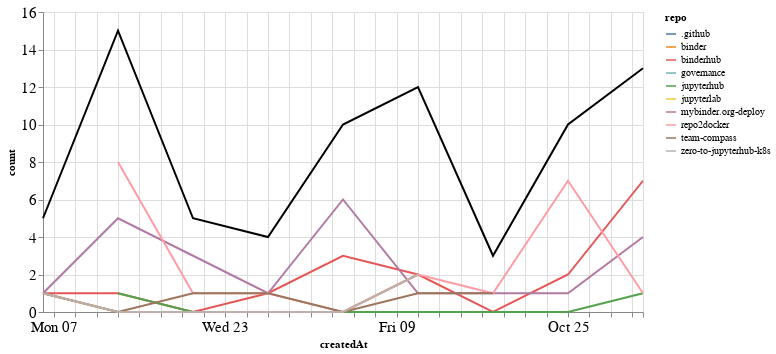

The notebook cell saved with this chart:
### Markdown cell above
## Comments

### Code cell
comments_time = comments.groupby('repo').resample('W', on='createdAt').count()['author'].reset_index()
comments_time = comments_time.rename(columns={'author': 'count'})
comments_time_total = comments_time.groupby('createdAt').agg({"count": "sum"}).reset_index()
ch1 = alt.Chart(comments_time, width=600).mark_line().encode(
    x='createdAt',
    y='count',
    color='repo',
    tooltip="repo"
)

ch2 = alt.Chart(comments_time_total, width=600).mark_line(color="black").encode(
    x='createdAt',
    y='count',
)

ch1 + ch2

### Figure 1 — Vega-Lite specification as saved in the notebook (floating-point values rounded to 4 significant figures)
{"config": {"axisLeft": {"labelFontSize": 15}, "axisBottom": {"labelFontSize": 15}}, "layer": [{"data": {"name": "data-b94d4ebe2b682a22e540f23dcf36278e"}, "mark": "line", "encoding": {"color": {"type": "nominal", "field": "repo"}, "tooltip": {"type": "nominal", "field": "repo"}, "x": {"type": "temporal", "field": "createdAt"}, "y": {"type": "quantitative", "field": "count"}}, "width": 600}, {"data": {"name": "data-83c26d7c2793989072a621bdc601125c"}, "mark": {"type": "line", "color": "black"}, "encoding": {"x": {"type": "temporal", "field": "createdAt"}, "y": {"type": "quantitative", "field": "count"}}, "width": 600}], "$schema": "https://vega.github.io/schema/vega-lite/v4.8.1.json", "datasets": {"data-b94d4ebe2b682a22e540f23dcf36278e": [{"repo": ".github", "createdAt": "2020-10-04T00:00:00", "count": 1}, {"repo": "binder", "createdAt": "2020-09-06T00:00:00", "count": 1}, {"repo": "binder", "createdAt": "2020-09-13T00:00:00", "count": 0}, {"repo": "binder", "createdAt": "2020-09-20T00:00:00", "count": 0}, {"repo": "binder", "createdAt": "2020-09-27T00:00:00", "count": 0}, {"repo": "binder", "createdAt": "2020-10-04T00:00:00", "count": 0}, {"repo": "binder", "createdAt": "2020-10-11T00:00:00", "count": 2}, {"repo": "binderhub", "createdAt": "2020-09-06T00:00:00", "count": 1}, {"repo": "binderhub", "createdAt": "2020-09-13T00:00:00", "count": 1}, {"repo": "binderhub", "createdAt": "2020-09-20T00:00:00", "count": 0}, {"repo": "binderhub", "createdAt": "2020-09-27T00:00:00", "count": 1}, {"repo": "binderhub", "createdAt": "2020-10-04T00:00:00", "count": 3}, {"repo": "binderhub", "createdAt": "2020-10-11T00:00:00", "count": 2}, {"repo": "binderhub", "createdAt": "2020-10-18T00:00:00", "count": 0}, {"repo": "binderhub", "createdAt": "2020-10-25T00:00:00", "count": 2}, {"repo": "binderhub", "createdAt": "2020-11-01T00:00:00", "count": 7}, {"repo": "governance", "createdAt": "2020-10-11T00:00:00", "count": 1}, {"repo": "jupyterhub", "createdAt": "2020-09-13T00:00:00", "count": 1}, {"repo": "jupyterhub", "createdAt": "2020-09-20T00:00:00", "count": 0}, {"repo": "jupyterhub", "createdAt": "2020-09-27T00:00:00", "count": 0}, {"repo": "jupyterhub", "createdAt": "2020-10-04T00:00:00", "count": 0}, {"repo": "jupyterhub", "createdAt": "2020-10-11T00:00:00", "count": 0}, {"repo": "jupyterhub", "createdAt": "2020-10-18T00:00:00", "count": 0}, {"repo": "jupyterhub", "createdAt": "2020-10-25T00:00:00", "count": 0}, {"repo": "jupyterhub", "createdAt": "2020-11-01T00:00:00", "count": 1}, {"repo": "jupyterlab", "createdAt": "2020-10-11T00:00:00", "count": 1}, {"repo": "mybinder.org-deploy", "createdAt": "2020-09-06T00:00:00", "count": 1}, {"repo": "mybinder.org-deploy", "createdAt": "2020-09-13T00:00:00", "count": 5}, {"repo": "mybinder.org-deploy", "createdAt": "2020-09-20T00:00:00", "count": 3}, {"repo": "mybinder.org-deploy", "createdAt": "2020-09-27T00:00:00", "count": 1}, {"repo": "mybinder.org-deploy", "createdAt": "2020-10-04T00:00:00", "count": 6}, {"repo": "mybinder.org-deploy", "createdAt": "2020-10-11T00:00:00", "count": 1}, {"repo": "mybinder.org-deploy", "createdAt": "2020-10-18T00:00:00", "count": 1}, {"repo": "mybinder.org-deploy", "createdAt": "2020-10-25T00:00:00", "count": 1}, {"repo": "mybinder.org-deploy", "createdAt": "2020-11-01T00:00:00", "count": 4}, {"repo": "repo2docker", "createdAt": "2020-09-13T00:00:00", "count": 8}, {"repo": "repo2docker", "createdAt": "2020-09-20T00:00:00", "count": 1}, {"repo": "repo2docker", "createdAt": "2020-09-27T00:00:00", "count": 1}, {"repo": "repo2docker", "createdAt": "2020-10-04T00:00:00", "count": 0}, {"repo": "repo2docker", "createdAt": "2020-10-11T00:00:00", "count": 2}, {"repo": "repo2docker", "createdAt": "2020-10-18T00:00:00", "count": 1}, {"repo": "repo2docker", "createdAt": "2020-10-25T00:00:00", "count": 7}, {"repo": "repo2docker", "createdAt": "2020-11-01T00:00:00", "count": 1}, {"repo": "team-compass", "createdAt": "2020-09-06T00:00:00", "count": 1}, {"repo": "team-compass", "createdAt": "2020-09-13T00:00:00", "count": 0}, {"repo": "team-compass", "createdAt": "2020-09-20T00:00:00", "count": 1}, {"repo": "team-compass", "createdAt": "2020-09-27T00:00:00", "count": 1}, {"repo": "team-compass", "createdAt": "2020-10-04T00:00:00", "count": 0}, {"repo": "team-compass", "createdAt": "2020-10-11T00:00:00", "count": 1}, {"repo": "team-compass", "createdAt": "2020-10-18T00:00:00", "count": 1}, {"repo": "zero-to-jupyterhub-k8s", "createdAt": "2020-09-06T00:00:00", "count": 1}, {"repo": "zero-to-jupyterhub-k8s", "createdAt": "2020-09-13T00:00:00", "count": 0}, {"repo": "zero-to-jupyterhub-k8s", "createdAt": "2020-09-20T00:00:00", "count": 0}, {"repo": "zero-to-jupyterhub-k8s", "createdAt": "2020-09-27T00:00:00", "count": 0}, {"repo": "zero-to-jupyterhub-k8s", "createdAt": "2020-10-04T00:00:00", "count": 0}, {"repo": "zero-to-jupyterhub-k8s", "createdAt": "2020-10-11T00:00:00", "count": 2}], "data-83c26d7c2793989072a621bdc601125c": [{"createdAt": "2020-09-06T00:00:00", "count": 5}, {"createdAt": "2020-09-13T00:00:00", "count": 15}, {"createdAt": "2020-09-20T00:00:00", "count": 5}, {"createdAt": "2020-09-27T00:00:00", "count": 4}, {"createdAt": "2020-10-04T00:00:00", "count": 10}, {"createdAt": "2020-10-11T00:00:00", "count": 12}, {"createdAt": "2020-10-18T00:00:00", "count": 3}, {"createdAt": "2020-10-25T00:00:00", "count": 10}, {"createdAt": "2020-11-01T00:00:00", "count": 13}]}}
